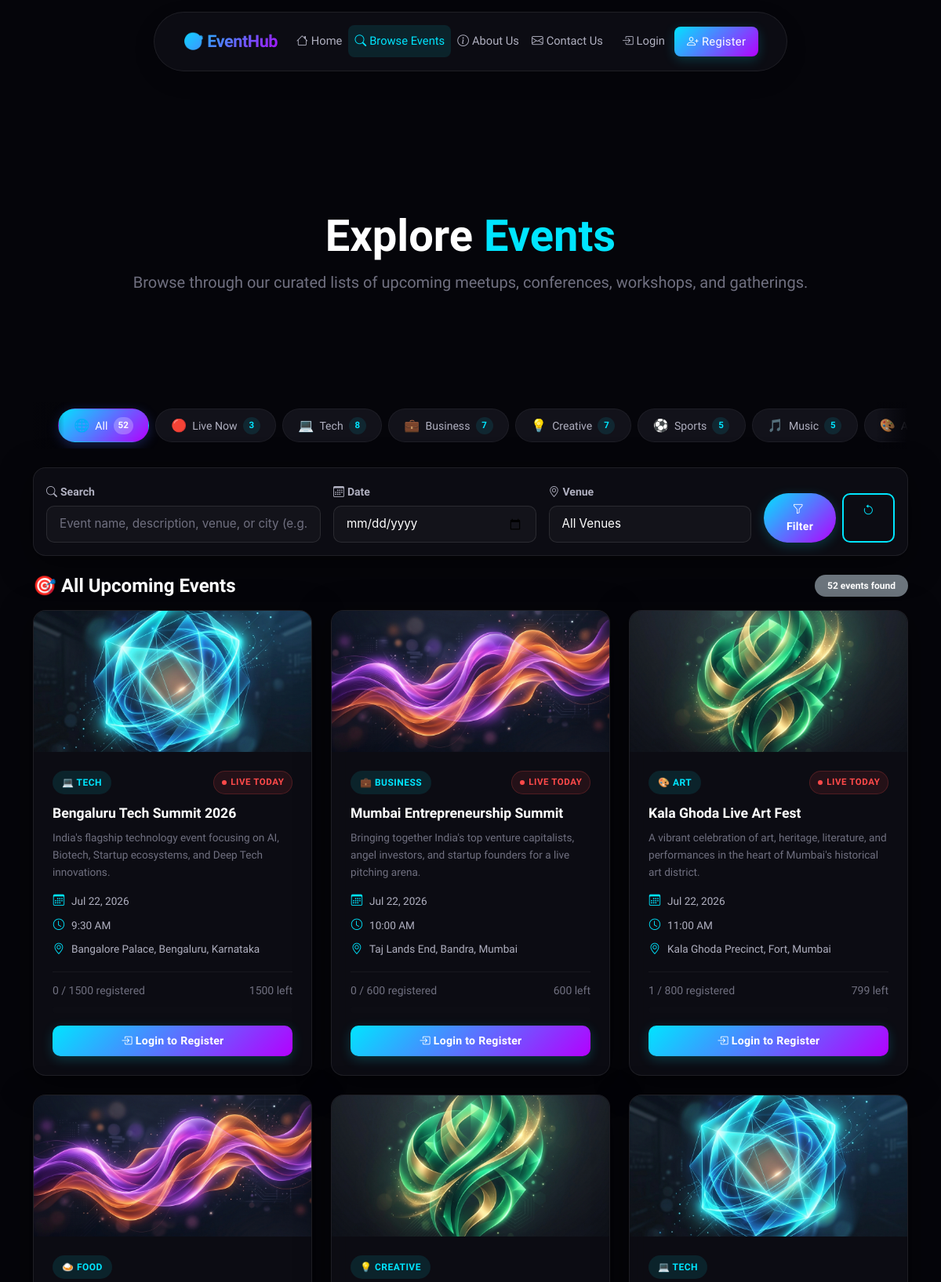
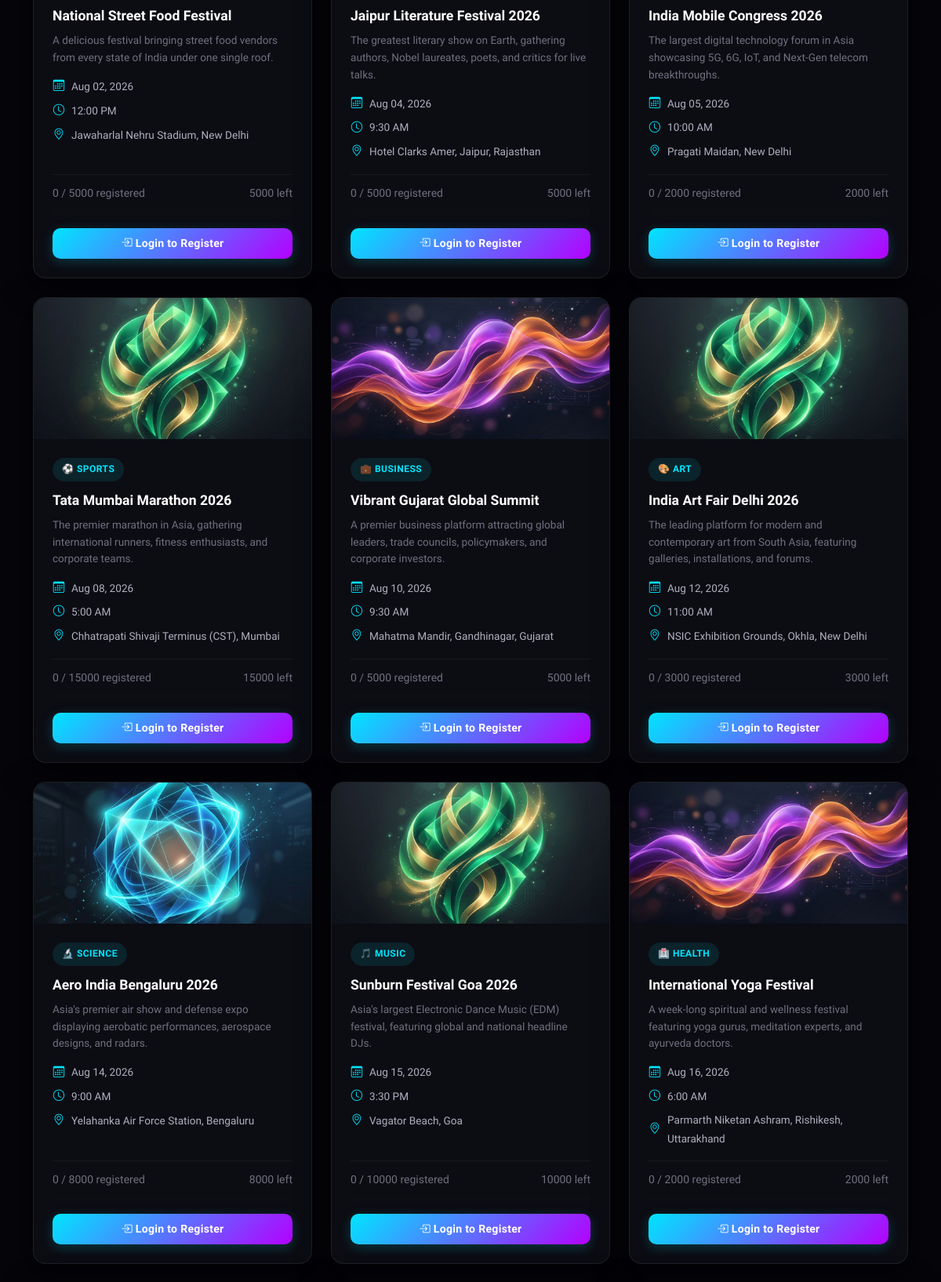
Screenshot of /FINAL/browse_events.php (upper part) with the database file from the repository (2 pictures, top to bottom).
### tables this page shows
CREATE TABLE `events` (
  `Event_ID` int NOT NULL AUTO_INCREMENT,
  `Event_Name` varchar(100) NOT NULL,
  `Description` text,
  `Venue` varchar(100) DEFAULT NULL,
  `Event_Date` date NOT NULL,
  `Event_Time` time DEFAULT NULL,
  `Organizer` varchar(100) DEFAULT NULL,
  `Capacity` int NOT NULL DEFAULT '100',
  `Event_Category` varchar(50) NOT NULL DEFAULT 'General',
  `Image_Path` varchar(255) DEFAULT NULL,
  `Status` varchar(20) NOT NULL DEFAULT 'Approved',
  `created_by` int DEFAULT NULL,
  `created_at` timestamp NULL DEFAULT CURRENT_TIMESTAMP,
  PRIMARY KEY (`Event_ID`),
  KEY `idx_event_date` (`Event_Date`),
  KEY `idx_event_name` (`Event_Name`),
  KEY `created_by` (`created_by`),
  KEY `idx_event_category` (`Event_Category`),
  CONSTRAINT `events_ibfk_1` FOREIGN KEY (`created_by`) REFERENCES `users` (`User_ID`) ON DELETE SET NULL
);

### FINAL/browse_events.php (the view, shortened to what the rows shown need)
<?php
require_once __DIR__ . '/config/db_connect.php';
$filter_category = trim($_GET['category'] ?? 'All');
if ($filter_category === 'Live Now') {
    $where  = " WHERE e.Event_Date = CURDATE() AND e.Status = 'Approved' ";
} else {
    $where  = " WHERE e.Event_Date >= CURDATE() AND e.Status = 'Approved' ";
}
$params = [];
$sql = "SELECT e.*,
               (SELECT COUNT(*)
                  FROM registrations r
                 WHERE r.Event_ID = e.Event_ID
                   AND r.Status IN ('Confirmed', 'Pending')
               ) AS filled
          FROM events e
        $where
         ORDER BY e.Event_Date ASC";
$stmt_events = $pdo->prepare($sql);
$stmt_events->execute($params);
$events = $stmt_events->fetchAll(PDO::FETCH_ASSOC);
?>
<!DOCTYPE html>
<html lang="en" data-theme="light">
<head>
    <link href="https://cdn.jsdelivr.net/npm/bootstrap@5.3.2/dist/css/bootstrap.min.css" rel="stylesheet"
>
    <link href="https://cdn.jsdelivr.net/npm/bootstrap-icons@1.11.2/font/bootstrap-icons.min.css" rel="stylesheet">
    <link href="https://unpkg.com/aos@2.3.1/dist/aos.css" rel="stylesheet">
    <link rel="stylesheet" href="assets/css/themes.css">
    <link rel="stylesheet" href="assets/css/style.css">
    <link rel="stylesheet" href="assets/css/landing.css">
</head>
<body>
    <header class="py-5 text-center bg-glass" style="margin-top: 120px; border-radius: 24px; margin-left: 15px; margin-right: 15px;">
        <div class="container py-4" data-aos="zoom-in">
            <h1 class="display-4 fw-bold">Explore <span style="color: var(--accent);">Events</span></h1>
        </div>
    </header>
    <section id="events-section" class="py-5">
        <div class="container">
            <?php if (empty($events)): ?>
                <div class="empty-state card-custom glass-card text-center py-5" data-aos="fade-up" data-aos-delay="200">
                    <span class="empty-icon">📭</span>
                    <h5 class="empty-title">No Events Found</h5>
                    <p class="empty-text">
                        No upcoming events match your filters. Try adjusting your search query or selecting a different category.
                    </p>
                    <a href="browse_events.php" class="btn btn-outline-accent mt-3">
                        <i class="bi bi-arrow-counterclockwise me-1"></i>Clear All Filters
                    </a>
                </div>
            <?php else: ?>
                <div class="row g-4">
                    <?php foreach ($events as $index => $event):
                        $capacity   = (int) $event['Capacity'];
                        $filled     = (int) $event['filled'];
                        $remaining  = max(0, $capacity - $filled);
                        $is_full    = ($filled >= $capacity);
                        $description_full = $event['Description'] ?? '';
                        $words = explode(' ', strip_tags($description_full));
                        $excerpt = implode(' ', array_slice($words, 0, 30));
                        $event_cat = $event['Event_Category'] ?? 'General';
                        $is_live_today = ($event['Event_Date'] === date('Y-m-d'));
                    ?>
                    <div class="col-lg-4 col-md-6" data-aos="fade-up" data-aos-delay="<?php echo ($index % 3) * 100; ?>">
                        <div class="card-custom glass-card landing-event-card h-100 d-flex flex-column">
                            <div class="event-card-image-wrapper">
                                <?php if (!empty($event['Image_Path']) && file_exists($event['Image_Path'])): ?>
                                    <img src="<?php echo htmlspecialchars($event['Image_Path'], ENT_QUOTES, 'UTF-8'); ?>" alt="Event Image" class="event-card-image">
                                <?php else: ?>
                                    <?php $placeholder_id = ($index % 3) + 1; ?>
                                    <img src="assets/images/placeholder-<?php echo $placeholder_id; ?>.png" alt="Event Image" class="event-card-image">
                                <?php endif; ?>
                            </div>
                            <div class="event-card-body">
                                <div class="event-card-header">
                                    <span class="event-category-badge">
                                        <?php echo getCategoryIcon($event_cat); ?>
                                        <?php echo htmlspecialchars($event_cat, ENT_QUOTES, 'UTF-8'); ?>
                                    </span>
                                    <?php if ($is_live_today): ?>
                                        <span class="live-pulse-badge"><span class="pulse-dot"></span> LIVE TODAY</span>
                                    <?php endif; ?>
                                </div>
                                <h5 class="event-card-title">
                                    <?php echo htmlspecialchars($event['Event_Name'], ENT_QUOTES, 'UTF-8'); ?>
                                </h5>
                                <?php if (!empty($excerpt)): ?>
                                    <p class="event-card-desc">
                                        <?php echo htmlspecialchars($excerpt, ENT_QUOTES, 'UTF-8'); ?>
                                    </p>
                                <?php endif; ?>
                                <ul class="event-card-meta">
                                    <li>
                                        <i class="bi bi-calendar3"></i>
                                        <?php echo date('M d, Y', strtotime($event['Event_Date'])); ?>
                                    </li>
                                    <li>
                                        <i class="bi bi-clock"></i>
                                        <?php echo $event['Event_Time'] ? date('g:i A', strtotime($event['Event_Time'])) : 'TBD'; ?>
                                    </li>
                                    <li>
                                        <i class="bi bi-geo-alt"></i>
                                        <?php echo htmlspecialchars($event['Venue'], ENT_QUOTES, 'UTF-8'); ?>
                                    </li>
                                </ul>
                                <div class="event-card-capacity mt-auto">
                                    <div class="d-flex justify-content-between mb-1">
                                        <small class="text-muted"><?php echo $filled; ?> / <?php echo $capacity; ?> registered</small>
                                        <small class="text-muted"><?php echo $remaining; ?> left</small>
                                    </div>
                                    <div class="capacity-bar">
                                    </div>
                                </div>
                                <div class="event-card-cta mt-3">
                                    <?php if ($is_full): ?>
                                        <span class="btn btn-outline-secondary w-100 disabled">
                                            <i class="bi bi-x-circle me-1"></i>Event Full
                                        </span>
                                    <?php else: ?>
                                        <a href="auth/login.php" class="btn btn-accent w-100">
                                            <i class="bi bi-box-arrow-in-right me-1"></i>Login to Register
                                        </a>
                                    <?php endif; ?>
                                </div>
                            </div>
                        </div>
                    </div>
                    <?php endforeach; ?>
                </div>
            <?php endif; ?>
        </div>
    </section>
</body>
</html>
<?php
function getCategoryIcon($category) {
    $icons = [
        'All'               => '🌐',
        'Live Now'          => '🔴',
        'Tech'              => '💻',
        'Business'          => '💼',
        'Creative'          => '💡',
        'Sports'            => '⚽',
        'Music'             => '🎵',
        'Art'               => '🎨',
        'Food'              => '🍛',
        'Science'           => '🔬',
        'Health'            => '🏥',
    ];
    return $icons[$category] ?? '📌';
}
?>

### rows the page displays
events: Image_Path (placeholder picture), Event_Category "💻", Event_Category "TECH", shows "LIVE TODAY", Event_Name "Bengaluru Tech Summit 2026", Description "India's flagship technology event focusing on AI, Biotech, Startup ecosystems, and Deep Tech innovations.", Event_Date "Jul 22, 2026", Event_Time "9:30 AM", Venue "Bangalore Palace, Bengaluru, Karnataka", filled "0", Capacity "1500", shows "Login to Register"
events: Image_Path (placeholder picture), Event_Category "💼", Event_Category "BUSINESS", shows "LIVE TODAY", Event_Name "Mumbai Entrepreneurship Summit", Description "Bringing together India's top venture capitalists, angel investors, and startup founders for a live pitching arena.", Event_Date "Jul 22, 2026", Event_Time "10:00 AM", Venue "Taj Lands End, Bandra, Mumbai", filled "0", Capacity "600", shows "Login to Register"
events: Image_Path (placeholder picture), Event_Category "🎨", Event_Category "ART", shows "LIVE TODAY", Event_Name "Kala Ghoda Live Art Fest", Description "A vibrant celebration of art, heritage, literature, and performances in the heart of Mumbai's historical art district.", Event_Date "Jul 22, 2026", Event_Time "11:00 AM", Venue "Kala Ghoda Precinct, Fort, Mumbai", filled "1", Capacity "800", remaining "799", shows "Login to Register"
events: Image_Path (placeholder picture), Event_Category "🍛", Event_Category "FOOD", Event_Name "National Street Food Festival", Description "A delicious festival bringing street food vendors from every state of India under one single roof.", Event_Date "Aug 02, 2026", Event_Time "12:00 PM", Venue "Jawaharlal Nehru Stadium, New Delhi", filled "0", Capacity "5000", shows "Login to Register"
events: Image_Path (placeholder picture), Event_Category "💡", Event_Category "CREATIVE", Event_Name "Jaipur Literature Festival 2026", Description "The greatest literary show on Earth, gathering authors, Nobel laureates, poets, and critics for live talks.", Event_Date "Aug 04, 2026", Event_Time "9:30 AM", Venue "Hotel Clarks Amer, Jaipur, Rajasthan", filled "0", Capacity "5000", shows "Login to Register"
events: Image_Path (placeholder picture), Event_Category "💻", Event_Category "TECH", Event_Name "India Mobile Congress 2026", Description "The largest digital technology forum in Asia showcasing 5G, 6G, IoT, and Next-Gen telecom breakthroughs.", Event_Date "Aug 05, 2026", Event_Time "10:00 AM", Venue "Pragati Maidan, New Delhi", filled "0", Capacity "2000", shows "Login to Register"
events: Image_Path (placeholder picture), Event_Category "⚽", Event_Category "SPORTS", Event_Name "Tata Mumbai Marathon 2026", Description "The premier marathon in Asia, gathering international runners, fitness enthusiasts, and corporate teams.", Event_Date "Aug 08, 2026", Event_Time "5:00 AM", Venue "Chhatrapati Shivaji Terminus (CST), Mumbai", filled "0", Capacity "15000", shows "Login to Register"
events: Image_Path (placeholder picture), Event_Category "💼", Event_Category "BUSINESS", Event_Name "Vibrant Gujarat Global Summit", Description "A premier business platform attracting global leaders, trade councils, policymakers, and corporate investors.", Event_Date "Aug 10, 2026", Event_Time "9:30 AM", Venue "Mahatma Mandir, Gandhinagar, Gujarat", filled "0", Capacity "5000", shows "Login to Register"
events: Image_Path (placeholder picture), Event_Category "🎨", Event_Category "ART", Event_Name "India Art Fair Delhi 2026", Description "The leading platform for modern and contemporary art from South Asia, featuring galleries, installations, and forums.", Event_Date "Aug 12, 2026", Event_Time "11:00 AM", Venue "NSIC Exhibition Grounds, Okhla, New Delhi", filled "0", Capacity "3000", shows "Login to Register"
events: Image_Path (placeholder picture), Event_Category "🔬", Event_Category "SCIENCE", Event_Name "Aero India Bengaluru 2026", Description "Asia's premier air show and defense expo displaying aerobatic performances, aerospace designs, and radars.", Event_Date "Aug 14, 2026", Event_Time "9:00 AM", Venue "Yelahanka Air Force Station, Bengaluru", filled "0", Capacity "8000", shows "Login to Register"
events: Image_Path (placeholder picture), Event_Category "🎵", Event_Category "MUSIC", Event_Name "Sunburn Festival Goa 2026", Description "Asia's largest Electronic Dance Music (EDM) festival, featuring global and national headline DJs.", Event_Date "Aug 15, 2026", Event_Time "3:30 PM", Venue "Vagator Beach, Goa", filled "0", Capacity "10000", shows "Login to Register"
events: Image_Path (placeholder picture), Event_Category "🏥", Event_Category "HEALTH", Event_Name "International Yoga Festival", Description "A week-long spiritual and wellness festival featuring yoga gurus, meditation experts, and ayurveda doctors.", Event_Date "Aug 16, 2026", Event_Time "6:00 AM", Venue "Parmarth Niketan Ashram, Rishikesh, Uttarakhand", filled "0", Capacity "2000", shows "Login to Register"

### other values shown
getCategoryIcon($cat) "🌐"
$cat "All"
$count "52"
getCategoryIcon($cat) "🔴"
$cat "Live Now"
$count "3"
getCategoryIcon($cat) "💻"
$cat "Tech"
$count "8"
getCategoryIcon($cat) "💼"
$cat "Business"
$count "7"
getCategoryIcon($cat) "💡"
$cat "Creative"
getCategoryIcon($cat) "⚽"
